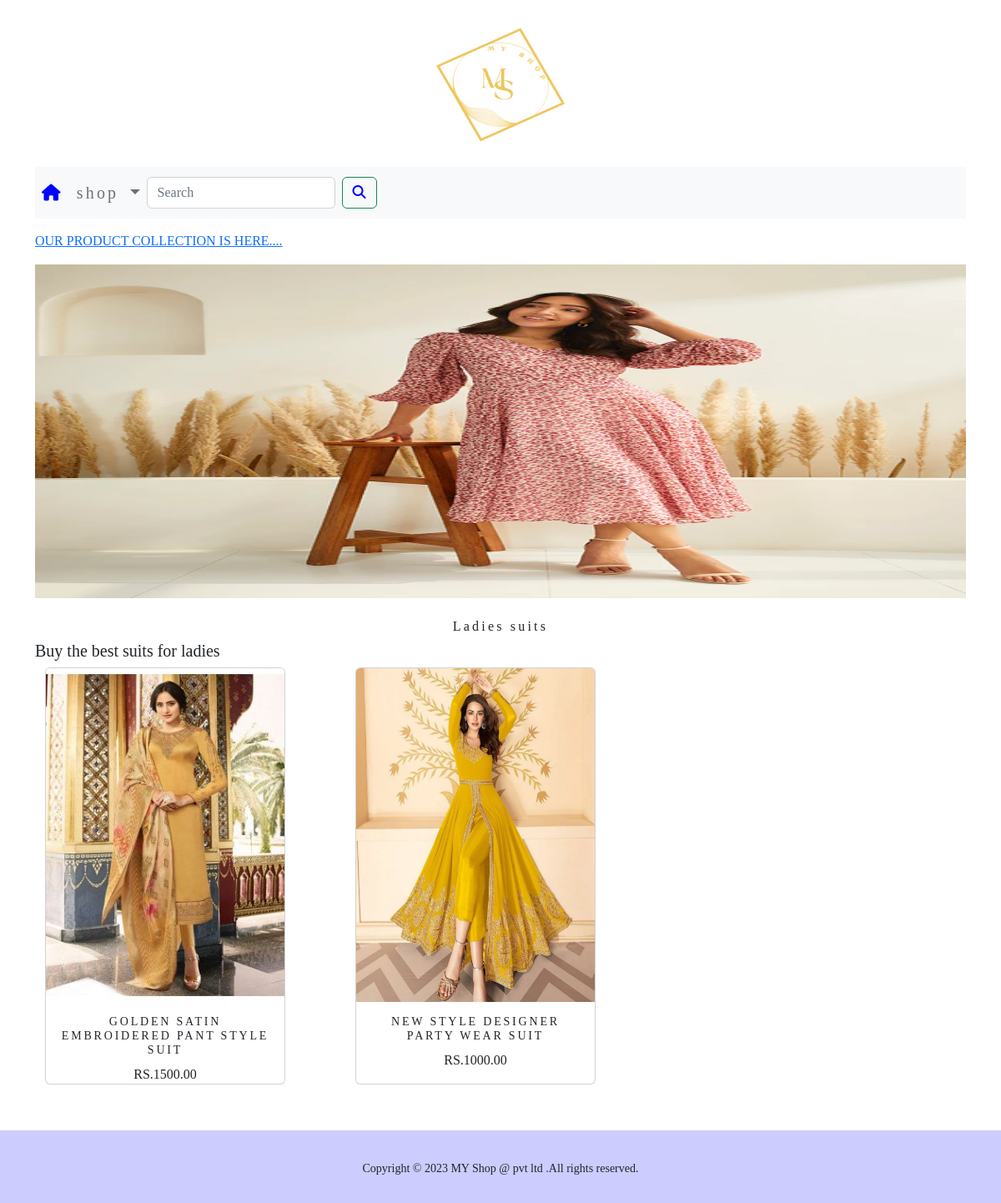
/shopp/ladies-suits/, run on the app's committed database.
### shopp/models.py (models this page shows, shortened)
class Category(models.Model):
    name=models.CharField(max_length=250,unique=True)
    slug=models.SlugField(max_length=250,unique=True)
    description=models.TextField(blank=True)
    image=models.ImageField(upload_to='category',blank=True)
    class Meta:
        ordering=('name',)
        verbose_name= 'category'
        verbose_name_plural= 'categories'
    def get_url(self):
        return reverse('shopp:products_by_category',args=[self.slug])

class Product(models.Model):
    name=models.CharField(max_length=250,unique=True)
    slug=models.SlugField(max_length=250,unique=True)
    description=models.TextField(blank=True)
    price=models.DecimalField(max_digits=10,decimal_places=2)
    category=models.ForeignKey(Category,on_delete=models.CASCADE)
    image=models.ImageField(upload_to='product',blank=True)
    stock=models.IntegerField()
    available=models.BooleanField(default=True)
    created=models.DateTimeField(auto_now_add=True)
    updated=models.DateTimeField(auto_now=True)
    class Meta:
        ordering=('name',)
        verbose_name='product'
        verbose_name_plural='products'
    def get_url(self):
        return reverse('shopp:ProdCatDetail',args=[self.category.slug,self.slug])

### shopp/views.py (the view)
# urls.py: path('',views.allproductCat,name='allproductCat'),
def allproductCat(request,c_slug=None):
   c_page=None
   products_list=None
   if c_slug!=None:
      c_page=get_object_or_404(Category,slug=c_slug)
      products_list=Product.objects.all().filter(category=c_page,available=True)
   else:
      products_list=Product.objects.all().filter(available=True)
   paginator=Paginator(products_list,6)
   try:
      page=int(request.GET.get('page','1'))
   except:
      page=1
   try:
      products=paginator.page(page)
   except (EmptyPage,InvalidPage):
      products=paginator.page(paginator.num_pages)
   return render(request,"category.html",{'category':c_page,'products':products})

### cart/context_processors.py (called while the page is built)
def counter(request):
    item_count = 0
    if 'admin' in request.path:
        return {}
    else:
        try:
            cart = Cart.objects.filter(cart_id=_cart_id(request))
            cart_items = Cartitems.objects.all().filter(cart=cart[:1])
            for cart_item in cart_items:
                item_count += cart_item.quantity
        except Cart.DoesNotExist:
            item_count = 0
        return dict(item_count=item_count)

### cart/views.py (called while the page is built)
def _cart_id(request):
    cart = request.session.session_key
    if not cart:
        cart = request.session.create()
    return cart

### shopp/context_processors.py (called while the page is built)
def menu_links(request):
    links=Category.objects.all()
    return dict(links=links)

### templates/category.html (shortened to what this page needs)
{% extends 'base.html' %}
{% load static %}
{% block content %}
{% if category %}
<div>
    <div class="row my_row_class">
        <div class="mx-auto">
            <p><a href="{% url 'shopp:allproductCat' %}">OUR PRODUCT COLLECTION IS HERE....</a></p>
        </div>
    </div>
</div>
{% endif %}
<div class="mx_auto">
    {% if category %}
    <img class="my_image" src="{{category.image.url}}" alt="{{category.name}}" width="130px" height="130px">
</div>
<br>
<div>
    <h1  class="text-center my_title">{{category.name}}</h1>
    <h5 class="text-justify">{{category.description}}</h5>
</div>
{% endif %}
<div class="container">
    <div class="row mx_auto">
        {% for product in products.object_list  %}
        <div class="my_bottom_margin col-9 col-sm-12 col-md-4 col-lg-4">
            <div class="card text-center" style="min-width: 18rem;height: 500px; width: 50px;">
                <a href="{{product.get_url}}"><img class="card-img-top my_image" src="{{product.image.url}}"  width="160px" height="1px" alt="{{product.name}}"></a>
                <div class="card-body">
                        <h4>{{product.name}}</h4>
                        <p>RS.{{product.price}}</p>
                </div>
            </div>
        </div>
        {% endfor %}
    </div>
    <br>
</div>
{% endblock %}

### static/css/custom.css (style rules this page uses)
body { position:relative; margin:0; min-height:100vh; padding-bottom:6.74rem; display:flex; flex-direction:column; box-sizing:inherit; }
.my_row_class { padding-top:15px; }
.my_image { width:100%; height:400px; }
.my_title { font-size:16px; text_transform:uppercase; letter-spacing: .2em; }
.my_bottom_margin { margin-bottom:10px; }
.card-body h4 { font-size:14px; text-transform:uppercase; letter-spacing:.2em; }

### data on the page
Category: image (picture), name "Ladies suits", description "Buy the best suits for ladies"
Product: image (picture), name "GOLDEN SATIN EMBROIDERED PANT STYLE SUIT", price "1500.00"
Product: image (picture), name "NEW STYLE DESIGNER PARTY WEAR SUIT", price "1000.00"
